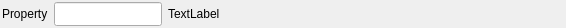
<?xml version="1.0" encoding="UTF-8"?>
<ui version="4.0">
 <class>IntWidget</class>
 <widget class="QWidget" name="IntWidget">
  <property name="geometry">
   <rect>
    <x>0</x>
    <y>0</y>
    <width>566</width>
    <height>28</height>
   </rect>
  </property>
  <layout class="QHBoxLayout" name="horizontalLayout">
   <property name="leftMargin">
    <number>2</number>
   </property>
   <property name="topMargin">
    <number>2</number>
   </property>
   <property name="rightMargin">
    <number>2</number>
   </property>
   <property name="bottomMargin">
    <number>2</number>
   </property>
   <item>
    <widget class="QLabel" name="label">
     <property name="text">
      <string>Property</string>
     </property>
    </widget>
   </item>
   <item>
    <widget class="SVLineEdit" name="value">
     <property name="sizePolicy">
      <sizepolicy hsizetype="Preferred" vsizetype="Fixed">
       <horstretch>0</horstretch>
       <verstretch>0</verstretch>
      </sizepolicy>
     </property>
     <property name="minimumSize">
      <size>
       <width>0</width>
       <height>24</height>
      </size>
     </property>
    </widget>
   </item>
   <item>
    <widget class="QLabel" name="errorLabel">
     <property name="text">
      <string>TextLabel</string>
     </property>
    </widget>
   </item>
   <item>
    <spacer name="horizontalSpacer">
     <property name="orientation">
      <enum>Qt::Horizontal</enum>
     </property>
     <property name="sizeHint" stdset="0">
      <size>
       <width>40</width>
       <height>20</height>
      </size>
     </property>
    </spacer>
   </item>
  </layout>
 </widget>
 <customwidgets>
  <customwidget>
   <class>SVLineEdit</class>
   <extends>QLineEdit</extends>
   <header location="global">SVControlWidgets.h</header>
  </customwidget>
 </customwidgets>
 <resources/>
 <connections/>
</ui>
